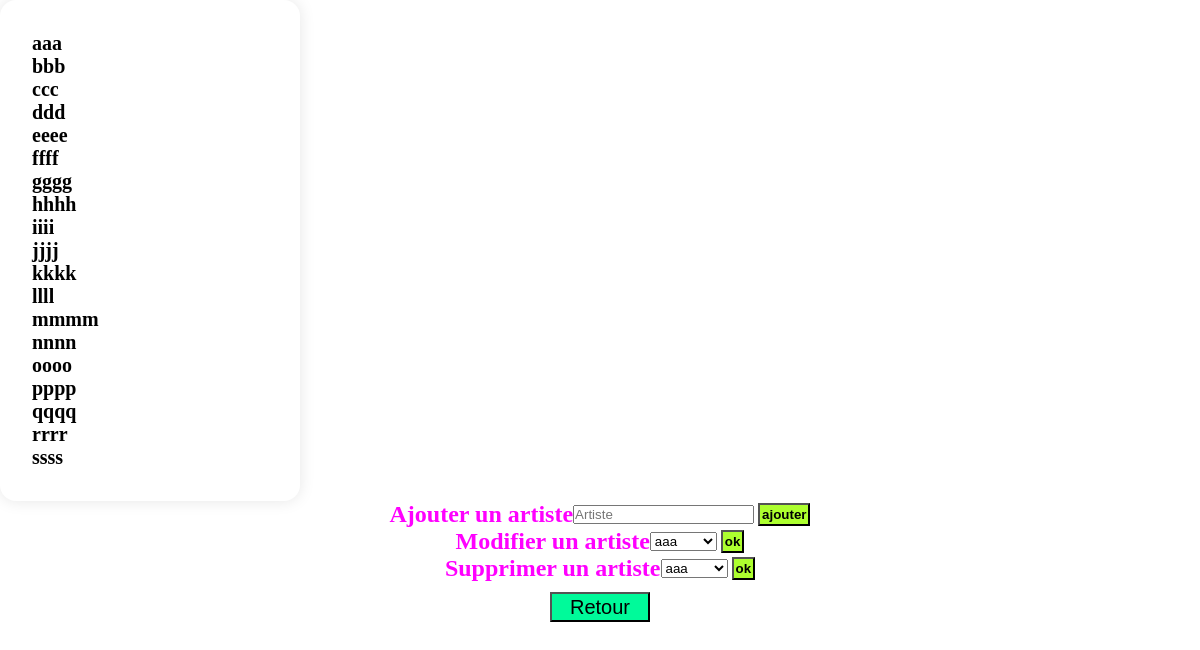
Screenshot of /artists.php with the database file from the repository.
### tables this page shows
CREATE TABLE `artists` (
  `artist_id` int NOT NULL,
  `artist_name` varchar(255) NOT NULL
);

### artists.php (the view, shortened to what this page needs)
<!DOCTYPE html>
<html lang="en">
<head>
    <link rel="stylesheet" href="style.css">
</head>
<body>
<?php
        try{
            $pdo = new PDO(DB_DRIVER . ":host=" . DB_HOST . ";dbname=" . DB_NAME . ";charset=" . DB_CHARSET, DB_LOGIN, DB_PASS, DB_OPTIONS);
            $requete = "SELECT * FROM `artists`;";
            $prepare = $pdo->prepare($requete);
            $prepare->execute();
            $artishow = $prepare->fetchAll();
        }
        catch (PDOException $e){
            exit("❌🙀❌ OOPS :\n" . $e->getMessage());
        }
        echo "<div class='global_liste'>";
        foreach($artishow as $keys => $marronshow){
            echo "<div class='liste'>
                  <p>". $marronshow['artist_name'] ."</p>
                  </div>";
            }
            echo "</div>";
    if(!isset($_REQUEST['artist_name'])){
        try{
            $pdo = new PDO(DB_DRIVER . ":host=" . DB_HOST . ";dbname=" . DB_NAME . ";charset=" . DB_CHARSET, DB_LOGIN, DB_PASS, DB_OPTIONS);
            $requete = "SELECT * FROM `artists`";
            $prepare = $pdo->prepare($requete);
            $prepare->execute();
            $artishow = $prepare->fetchAll();
        }
        catch (PDOException $e){
            exit("❌🙀❌ OOPS :\n" . $e->getMessage());
        }
        ?>
                <div class="form">
                <h2>Ajouter un artiste</h2>
                <form action="" method="POST">
                    <input type="text" name="artist_name" placeholder="Artiste" required/>
                    <input type="submit" value="ajouter" class="valider"/>
                </form>
                </div>
        <?php
            }
            if(!isset($_REQUEST['modif'])){
                try{
                    $pdo = new PDO(DB_DRIVER . ":host=" . DB_HOST . ";dbname=" . DB_NAME . ";charset=" . DB_CHARSET, DB_LOGIN, DB_PASS, DB_OPTIONS);
                    $requete = "SELECT * FROM `artists`;";
                    $prepare = $pdo->prepare($requete);
                    $prepare->execute();
                    $artishow = $prepare->fetchAll();
                }
                catch (PDOException $e){
                    exit("❌🙀❌ OOPS :\n" . $e->getMessage());
                }
        ?>
                <div class="form">
                <h2>Modifier un artiste</h2>
                <form action="" method="POST" enctype="multipart/form-data">
                    <?php
                        echo "<select name='modif'>";
                        foreach($artishow as $keys => $marronshow){
                            echo "<option value='". $marronshow['artist_id'] ."'>". $marronshow['artist_name'] ."</option>";
                        }
                        echo "</select>";
                    ?>
                    <input type="submit" value="ok" class="valider"/>
                </form>
                </div>
        <?php
            }
            if(!isset($_REQUEST['supp'])){
                try{
                    $pdo = new PDO(DB_DRIVER . ":host=" . DB_HOST . ";dbname=" . DB_NAME . ";charset=" . DB_CHARSET, DB_LOGIN, DB_PASS, DB_OPTIONS);
                    $requete = "SELECT * FROM `artists`;";
                    $prepare = $pdo->prepare($requete);
                    $prepare->execute();
                    $artishow = $prepare->fetchAll();
                }
                catch (PDOException $e){
                    exit("❌🙀❌ OOPS :\n" . $e->getMessage());
                }
        ?>
                <div class="form">
                <h2>Supprimer un artiste</h2>
                <form action="" method="POST" enctype="multipart/form-data">
                    <?php
                        echo "<select name='supp'>";
                        foreach($artishow as $keys => $marronshow){
                            echo "<option value='". $marronshow['artist_id'] ."'>". $marronshow['artist_name'] ."</option>";
                        }
                        echo "</select>";
                    ?>
                    <input type="submit" value="ok" class="valider"/>
                </form>
                </div>
        <?php
            }
?>
<div class="accueil">
    <button class="retour">
        <a href='index.php'>Retour</a>
    </button>
</div>
</body>
</html>

### style.css (style rules this page uses)
* { box-sizing: border-box; margin: 0; padding: 0; }
body { background-image: url('https://cdn.pixabay.com/photo/2013/07/12/18/17/equalizer-153212_960_720.png'); background-size: cover; background-repeat: no-repeat; }
a { text-decoration: none; color: black; }
button { width: 100px; height: 30px; font-size: 20px; }
.global_liste { display: flex; justify-content: center; flex-direction: column; background-color: #fff; padding: 2rem; border-radius: 1rem; box-shadow: 0 0 1rem rgba(0, 0, 0, .1); width: 300px; height: auto; }
.liste { font-size: 20px; font-weight: bold; }
.liste p { color: black; }
h2 { color: #ff00ff; }
.valider { background-color: greenyellow; font-weight: bold; padding: 2px; }
p { color: white; }
.form { display: flex; flex-direction: row; align-items: center; justify-content: center; }
.retour { background-color: mediumspringgreen; }
.accueil { display: flex; justify-content: center; margin-top: 10px; }

### rows the page displays
artists: artist_name "aaa"
artists: artist_name "bbb"
artists: artist_name "ccc"
artists: artist_name "ddd"
artists: artist_name "eeee"
artists: artist_name "ffff"
artists: artist_name "gggg"
artists: artist_name "hhhh"
artists: artist_name "iiii"
artists: artist_name "jjjj"
artists: artist_name "kkkk"
artists: artist_name "llll"
artists: artist_name "mmmm"
artists: artist_name "nnnn"
artists: artist_name "oooo"
artists: artist_name "pppp"
artists: artist_name "qqqq"
artists: artist_name "rrrr"
artists: artist_name "ssss"

### other values shown
form field modif "aaa"
form field supp "aaa"
